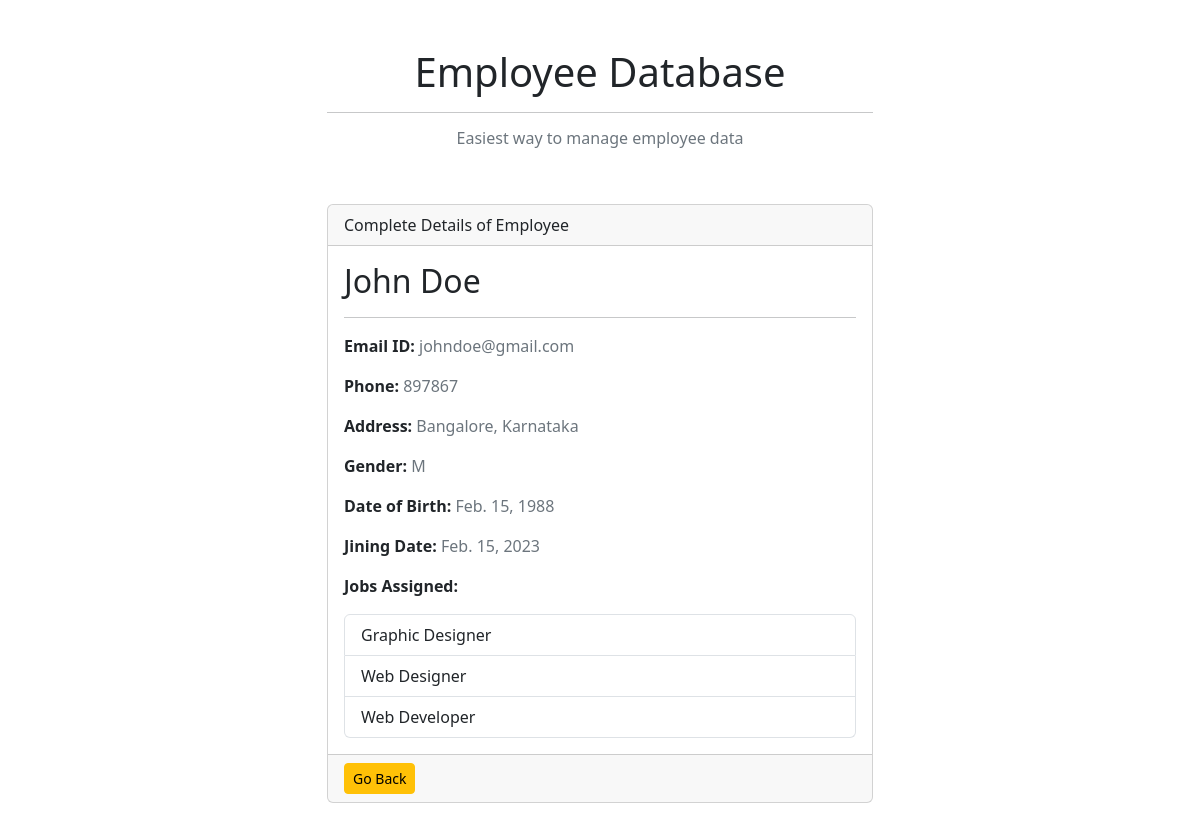
The page /employees/1/ on the database its author committed.
### ems/models.py (models this page shows, shortened)
class Employee(models.Model):
    GENDER_CHOICES = {'F': 'Female', 'M': 'Male', 'O': 'Other'}
    first_name = models.CharField(max_length=200)
    last_name = models.CharField(max_length=200)
    email_id = models.EmailField(max_length=254)
    phone_number = models.CharField(max_length=13, blank=True)
    address = models.TextField()
    gender = models.CharField(max_length=1, choices=GENDER_CHOICES, blank=True)
    dob = models.DateField()
    joining_date = models.DateField()
    jobs = models.ManyToManyField('Job', blank=True)

class Job(models.Model):
    name = models.CharField(max_length=250)

### ems/views.py (the view)
# urls.py: path('employees/<int:employee_id>/', views.employee_detail, name='employee_detail'),
def employee_detail(request, employee_id):
    try:
        employee = Employee.objects.get(id=employee_id)
    except Employee.DoesNotExist:
        raise Http404('Employee not found')
    return render(request, 'ems/employee_detail.html', {'employee': employee})

### ems/templates/ems/employee_detail.html
{% extends 'ems/base.html' %}
{% block content %}
<div class="col-md-6">
    <div class="card mb-5">
        <div class="card-header">Complete Details of Employee</div>
        <div class="card-body">
            <h2>{{employee.first_name|capfirst}} {{employee.last_name|capfirst}}</h2>
            <hr>
            <p><strong>Email ID:</strong><span class="text-secondary"> {{employee.email_id}}</span></p>
            <p><strong>Phone:</strong><span class="text-secondary"> {{employee.phone_number}}</span></p>
            <p><strong>Address:</strong><span class="text-secondary"> {{employee.address}}</span></p>
            <p><strong>Gender:</strong><span class="text-secondary"> {{employee.gender}}</span></p>
            <p><strong>Date of Birth:</strong><span class="text-secondary"> {{employee.dob}}</span></p>
            <p><strong>Jining Date:</strong><span class="text-secondary"> {{employee.joining_date}}</span></p>
            <p><strong>Jobs Assigned:</strong></p>
            {% if employee.jobs.all %}
            <ul class="list-group">
                {% for job in employee.jobs.all %}
                <li class="list-group-item">{{ job.name }}</li>
                {% endfor %}
            </ul>
            {% endif %}
        </div>
        <div class="card-footer">
            <a href="{% url 'home' %}" class="btn btn-sm btn-warning">Go Back</a>
        </div>
    </div>
</div>
{% endblock content %}

### rows shown on the page
Employee: first_name "John", last_name "Doe", email_id "johndoe@gmail.com", phone_number "897867", address "Bangalore, Karnataka", gender "M", dob "Feb. 15, 1988", joining_date "Feb. 15, 2023"
Job: name "Graphic Designer"
Job: name "Web Designer"
Job: name "Web Developer"
